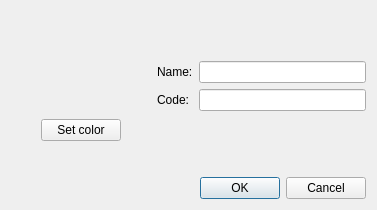
<?xml version="1.0" encoding="UTF-8"?>
<ui version="4.0">
 <class>NewLabelDialog</class>
 <widget class="QWidget" name="NewLabelDialog">
  <property name="geometry">
   <rect>
    <x>0</x>
    <y>0</y>
    <width>377</width>
    <height>210</height>
   </rect>
  </property>
  <property name="windowTitle">
   <string>Form</string>
  </property>
  <layout class="QVBoxLayout" name="verticalLayout">
   <item>
    <layout class="QHBoxLayout" name="horizontalLayout">
     <property name="leftMargin">
      <number>0</number>
     </property>
     <item>
      <layout class="QVBoxLayout" name="colorLayout">
       <property name="leftMargin">
        <number>30</number>
       </property>
       <property name="topMargin">
        <number>30</number>
       </property>
       <property name="rightMargin">
        <number>30</number>
       </property>
       <property name="bottomMargin">
        <number>30</number>
       </property>
       <item>
        <widget class="QLabel" name="lblColor">
         <property name="sizePolicy">
          <sizepolicy hsizetype="Fixed" vsizetype="Fixed">
           <horstretch>0</horstretch>
           <verstretch>0</verstretch>
          </sizepolicy>
         </property>
         <property name="minimumSize">
          <size>
           <width>72</width>
           <height>72</height>
          </size>
         </property>
         <property name="text">
          <string/>
         </property>
        </widget>
       </item>
       <item>
        <widget class="QPushButton" name="btnSetColor">
         <property name="text">
          <string>Set color</string>
         </property>
        </widget>
       </item>
      </layout>
     </item>
     <item>
      <layout class="QFormLayout" name="formLayout">
       <property name="topMargin">
        <number>50</number>
       </property>
       <item row="0" column="0">
        <widget class="QLabel" name="label">
         <property name="text">
          <string>Name:</string>
         </property>
        </widget>
       </item>
       <item row="0" column="1">
        <widget class="QLineEdit" name="txtLabelName"/>
       </item>
       <item row="1" column="0">
        <widget class="QLabel" name="label_2">
         <property name="text">
          <string>Code:</string>
         </property>
        </widget>
       </item>
       <item row="1" column="1">
        <widget class="QLineEdit" name="txtLabelCode"/>
       </item>
      </layout>
     </item>
    </layout>
   </item>
   <item>
    <widget class="QDialogButtonBox" name="buttonBox">
     <property name="standardButtons">
      <set>QDialogButtonBox::Cancel|QDialogButtonBox::Ok</set>
     </property>
    </widget>
   </item>
  </layout>
 </widget>
 <resources/>
 <connections/>
</ui>
